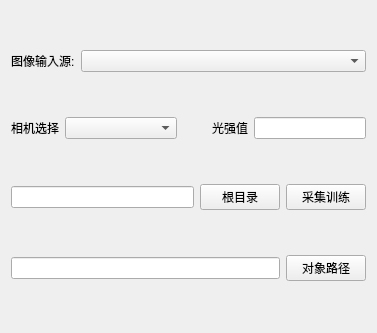
<?xml version="1.0" encoding="UTF-8"?>
<ui version="4.0">
 <class>ColorIdentification</class>
 <widget class="QWidget" name="ColorIdentification">
  <property name="geometry">
   <rect>
    <x>0</x>
    <y>0</y>
    <width>377</width>
    <height>333</height>
   </rect>
  </property>
  <property name="windowTitle">
   <string>Form</string>
  </property>
  <layout class="QVBoxLayout" name="verticalLayout">
   <item>
    <layout class="QHBoxLayout" name="horizontalLayout_4" stretch="1,9">
     <item>
      <widget class="QLabel" name="label_3">
       <property name="text">
        <string>图像输入源:</string>
       </property>
      </widget>
     </item>
     <item>
      <widget class="QComboBox" name="SelectLinker"/>
     </item>
    </layout>
   </item>
   <item>
    <layout class="QHBoxLayout" name="horizontalLayout_3" stretch="1,4,1,1,4">
     <item>
      <widget class="QLabel" name="label_2">
       <property name="text">
        <string>相机选择</string>
       </property>
      </widget>
     </item>
     <item>
      <widget class="QComboBox" name="creamSelected"/>
     </item>
     <item>
      <spacer name="horizontalSpacer">
       <property name="orientation">
        <enum>Qt::Horizontal</enum>
       </property>
       <property name="sizeHint" stdset="0">
        <size>
         <width>40</width>
         <height>20</height>
        </size>
       </property>
      </spacer>
     </item>
     <item>
      <widget class="QLabel" name="label">
       <property name="text">
        <string>光强值</string>
       </property>
      </widget>
     </item>
     <item>
      <widget class="QLineEdit" name="lsVal"/>
     </item>
    </layout>
   </item>
   <item>
    <layout class="QHBoxLayout" name="horizontalLayout">
     <item>
      <widget class="QLineEdit" name="root_Dir">
       <property name="readOnly">
        <bool>true</bool>
       </property>
      </widget>
     </item>
     <item>
      <widget class="QPushButton" name="rootDirSelected">
       <property name="text">
        <string>根目录</string>
       </property>
      </widget>
     </item>
     <item>
      <widget class="QPushButton" name="gtr">
       <property name="text">
        <string>采集训练</string>
       </property>
      </widget>
     </item>
    </layout>
   </item>
   <item>
    <layout class="QHBoxLayout" name="horizontalLayout_2">
     <item>
      <widget class="QLineEdit" name="obj_Dir">
       <property name="readOnly">
        <bool>true</bool>
       </property>
      </widget>
     </item>
     <item>
      <widget class="QPushButton" name="pushButton">
       <property name="text">
        <string>对象路径</string>
       </property>
      </widget>
     </item>
    </layout>
   </item>
  </layout>
 </widget>
 <resources/>
 <connections/>
</ui>
